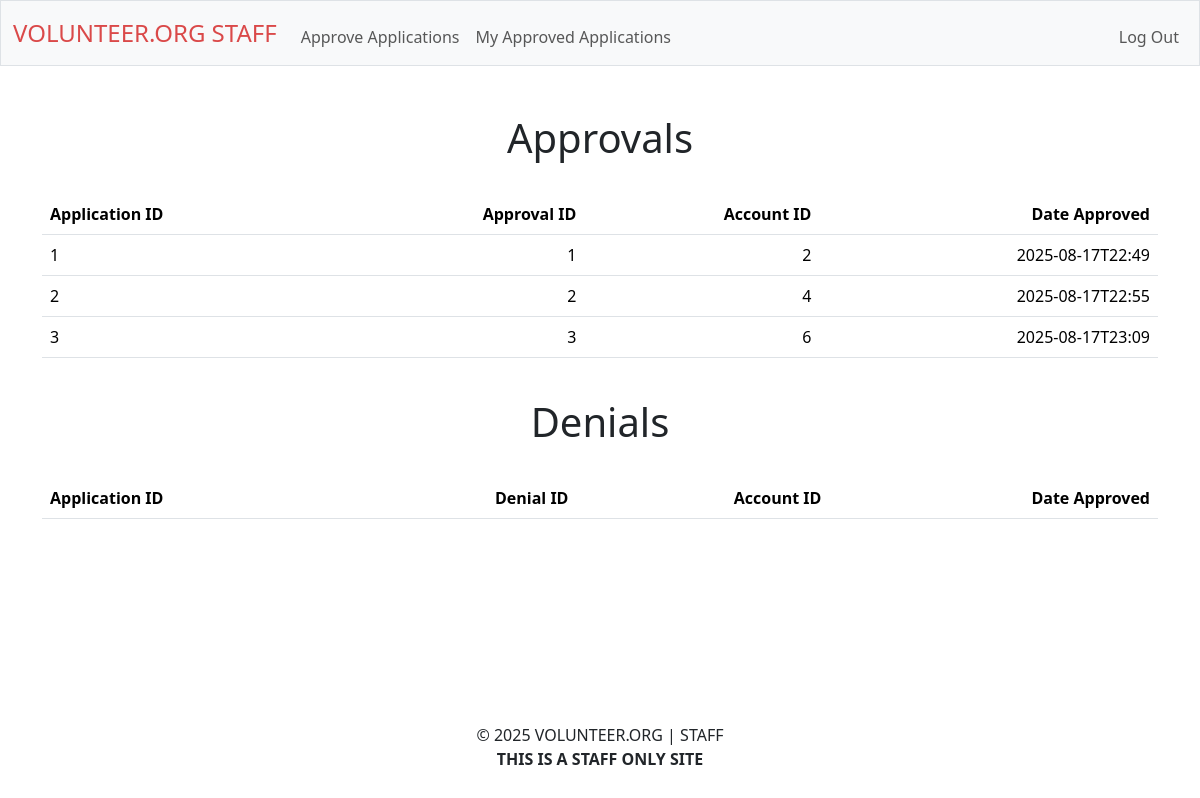
/review_self (signed in), run on an earlier commit of the app's database.
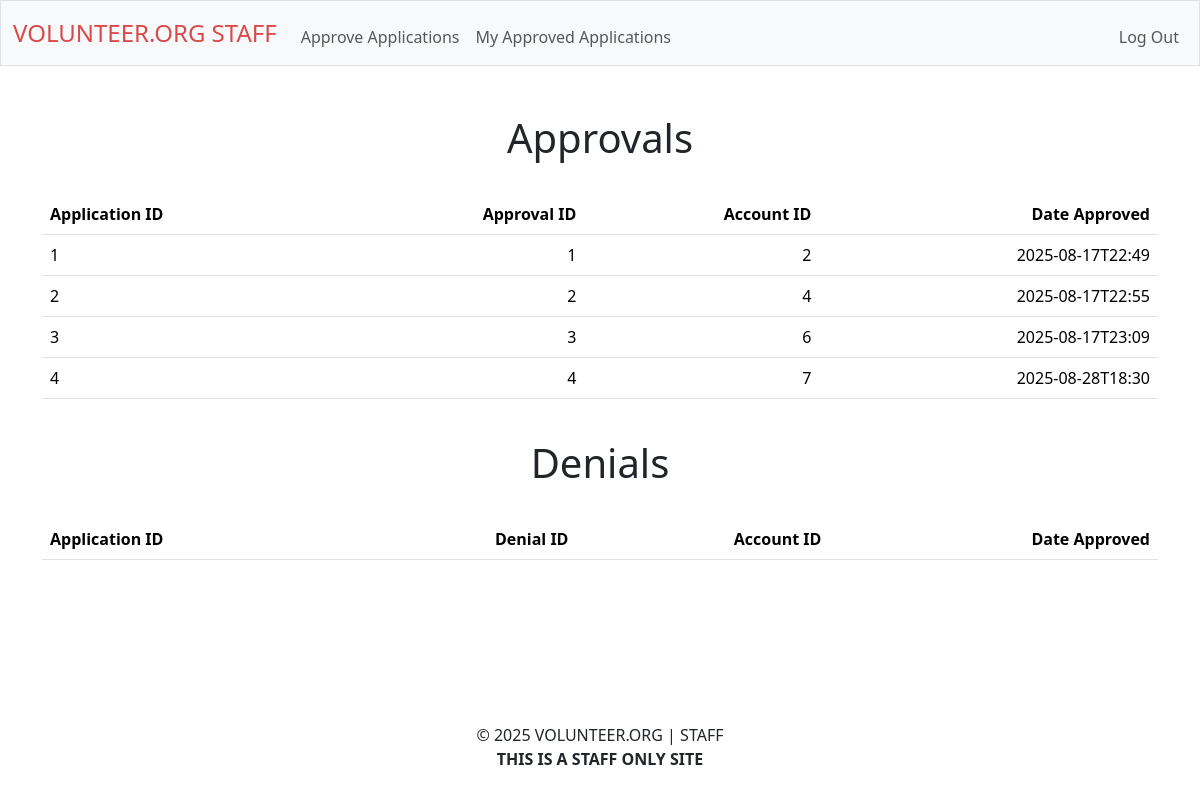
And on a later commit of the database.
### tables this page shows
CREATE TABLE applications_approved (
approval_id INTEGER PRIMARY KEY,
application_id INTEGER NOT NULL,
staff_id INTEGER NOT NULL,
date TIMESTAMP NOT NULL
);

### routes/staff.py (the view, shortened to what this page needs)
@staff_bp.route("/review_self", methods=["GET"])
def review_self():
    if "staff_id" not in session:
        return redirect("/staff-login-secured")
    history_approved = []
    rows_approved = db.execute("SELECT * FROM applications_approved WHERE staff_id = ?", (session["staff_id"],)).fetchall()
    for row in rows_approved:
        application = db.execute("SELECT * FROM application_for_review WHERE id = ?", (row[0],)).fetchall()
        if application:
            history_approved.append(
                [
                    row[1],
                    row[0],
                    application[0][18],
                    row[3]
                ]
            )
    history_denied = []
    rows_denied = db.execute("SELECT * FROM applications_denied WHERE staff_id = ?", (session["staff_id"],)).fetchall()
    return render_template("staff_history.html", history_approved=history_approved, history_denied=history_denied)

### app.py (called while the page is built)
def create_app():
    app = Flask(__name__)
    app.config.from_object(Config)
    Session(app)
    register_blueprints(app)
    @app.after_request
    def after_request(response):
        response.headers["Cache-Control"] = "no-cache, no-store, must-revalidate"
        response.headers["Expires"] = 0
        response.headers["Pragma"] = "no-cache"
        return response
    return app

### templates/staff_history.html (shortened to what this page needs)
{% extends "staff_layout.html" %} {% block title %} History {% endblock %} {%
block main %}
<div class="fade-in">
  <h1>Approvals</h1>
  <br />
  <table class="table">
    <thead>
      <tr>
        <th class="text-start">Application ID</th>
        <th class="text-end">Approval ID</th>
        <th class="text-end">Account ID</th>
        <th class="text-end">Date Approved</th>
      </tr>
    </thead>
    <tbody>
      {% for history in history_approved %}
      <tr>
        <td class="text-start">{{ history[0] }}</td>
        <td class="text-end">{{ history[1] }}</td>
        <td class="text-end">{{ history[2] }}</td>
        <td class="text-end">{{ history[3] }}</td>
      </tr>
      {% endfor %}
    </tbody>
  </table>
  <br />
  <h1>Denials</h1>
  <br />
</div>
<table class="table">
  <thead>
    <tr>
      <th class="text-start">Application ID</th>
      <th class="text-end">Denial ID</th>
      <th class="text-end">Account ID</th>
      <th class="text-end">Date Approved</th>
    </tr>
  </thead>
</table>
{% endblock %}

What changed in the data, as far as the page shows it:
added applications_approved: approval_id "4", application "4", history "7", date "2025-08-28T18:30"
